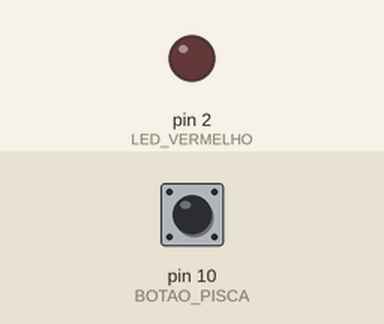
A sketch run on a simulated Arduino Uno, built with avr-gcc and run on an emulated ATmega328P. Shown: output pins drawn as LEDs (lit = HIGH). Dashed ring = blinking. The inputs (shaded band) are chosen by the test bench; at power-on: pin 10 (BOTAO_PISCA) HIGH. What the sketch prints to the serial monitor is not drawn.

Above: at 1.2 s.
1.3 s: pin 10 (BOTAO_PISCA) pulled LOW for 3.2 s
At 1.8 s:
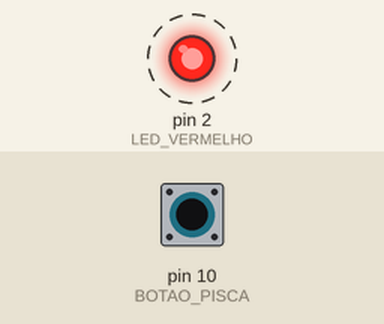
Timing chart, 0 to 6.8 s (numbered marks = the images above; inputs shaded):
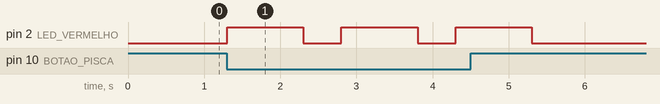

The sketch:

pisca-led-btn.ino
```cpp
#define LED_VERMELHO 2
#define BOTAO_PISCA 10
#define UM_SEGUNDO 1000
#define MEIO_SEGUNDO 500

void setup() {
  Serial.begin(9600);
  pinMode(LED_VERMELHO, OUTPUT);
  pinMode(BOTAO_PISCA, INPUT_PULLUP);
}

void loop() {
  boolean estadoBotao = !digitalRead(BOTAO_PISCA);
  if(estadoBotao){
    piscaLed(LED_VERMELHO);
  }
  Serial.println(estadoBotao);
}

void piscaLed(int led){
  digitalWrite(led, HIGH);
  delay(UM_SEGUNDO);
  digitalWrite(led, LOW);
  delay(MEIO_SEGUNDO);
}
```

Measured:
- after the input at 1.3 s, pin 2 (LED_VERMELHO): alternates HIGH for 1.0 s and LOW for 0.50 s, 6 changes in all, then stays LOW, starting at once
